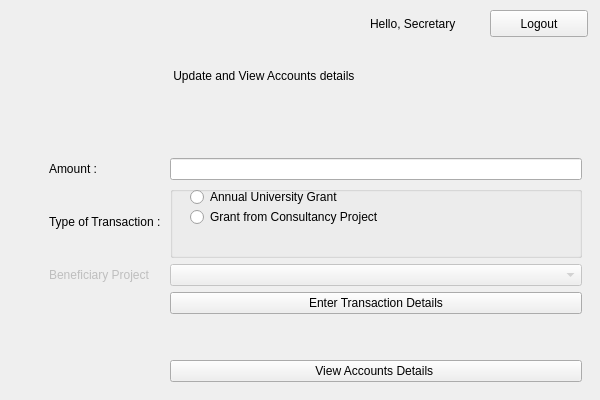
    <widget class="QWidget" name="AccountsPage">
     <widget class="QStackedWidget" name="AccountsStackedWidget">
      <property name="geometry">
       <rect>
        <x>40</x>
        <y>30</y>
        <width>551</width>
        <height>361</height>
       </rect>
      </property>
      <property name="currentIndex">
       <number>0</number>
      </property>
      <widget class="QWidget" name="verticalStackedWidget_3Page1">
       <layout class="QVBoxLayout" name="verticalLayout_2">
        <item>
         <layout class="QGridLayout" name="gridLayout_3">
          <item row="3" column="1">
           <widget class="QGroupBox" name="groupBox_2">
            <property name="title">
             <string/>
            </property>
            <widget class="QRadioButton" name="AccountsUniversityGrantRadio">
             <property name="geometry">
              <rect>
               <x>20</x>
               <y>0</y>
               <width>191</width>
               <height>22</height>
              </rect>
             </property>
             <property name="text">
              <string>Annual University Grant</string>
             </property>
            </widget>
            <widget class="QRadioButton" name="AccountsConsultancyProjectGrantRadio">
             <property name="geometry">
              <rect>
               <x>20</x>
               <y>20</y>
               <width>241</width>
               <height>22</height>
              </rect>
             </property>
             <property name="text">
              <string>Grant from Consultancy Project</string>
             </property>
            </widget>
           </widget>
          </item>
          <item row="4" column="0">
           <widget class="QLabel" name="AccountsProjectLabel">
            <property name="enabled">
             <bool>false</bool>
            </property>
            <property name="text">
             <string>Beneficiary Project</string>
            </property>
           </widget>
          </item>
          <item row="7" column="1">
           <widget class="QPushButton" name="AccountsViewDetailsButton">
            <property name="text">
             <string>View Accounts Details </string>
            </property>
           </widget>
          </item>
          <item row="2" column="1">
           <widget class="QLineEdit" name="AccountsAmountLineEdit">
            <property name="inputMethodHints">
             <set>Qt::ImhDigitsOnly</set>
            </property>
           </widget>
          </item>
          <item row="3" column="0">
           <widget class="QLabel" name="AccountsTypeLabel">
            <property name="text">
             <string>Type of Transaction : </string>
            </property>
           </widget>
          </item>
          <item row="5" column="1">
           <widget class="QPushButton" name="AccountsEnterTransactionButton">
            <property name="text">
             <string>Enter Transaction Details</string>
            </property>
           </widget>
          </item>
          <item row="4" column="1">
           <widget class="QComboBox" name="AccountsProjectsComboBox">
            <property name="enabled">
             <bool>false</bool>
            </property>
           </widget>
          </item>
          <item row="2" column="0">
           <widget class="QLabel" name="AccountsAmountLabel">
            <property name="text">
             <string>Amount : </string>
            </property>
           </widget>
          </item>
          <item row="0" column="1">
           <widget class="QLabel" name="AccountsWelcomeLabel">
            <property name="text">
             <string> Update and View Accounts details</string>
            </property>
           </widget>
          </item>
          <item row="6" column="1">
           <spacer name="verticalSpacer">
            <property name="orientation">
             <enum>Qt::Vertical</enum>
            </property>
            <property name="sizeType">
             <enum>QSizePolicy::Fixed</enum>
            </property>
            <property name="sizeHint" stdset="0">
             <size>
              <width>20</width>
              <height>40</height>
             </size>
            </property>
           </spacer>
          </item>
          <item row="1" column="1">
           <spacer name="verticalSpacer_2">
            <property name="orientation">
             <enum>Qt::Vertical</enum>
            </property>
            <property name="sizeType">
             <enum>QSizePolicy::Fixed</enum>
            </property>
            <property name="sizeHint" stdset="0">
             <size>
              <width>20</width>
              <height>40</height>
             </size>
            </property>
           </spacer>
          </item>
         </layout>
        </item>
       </layout>
      </widget>
      <widget class="QWidget" name="page">
       <widget class="QColumnView" name="AccountsColumnView">
        <property name="geometry">
         <rect>
          <x>5</x>
          <y>21</y>
          <width>541</width>
          <height>341</height>
         </rect>
        </property>
       </widget>
      </widget>
     </widget>
     <widget class="QPushButton" name="secretaryLogoutPushButton_3">
      <property name="geometry">
       <rect>
        <x>490</x>
        <y>10</y>
        <width>98</width>
        <height>27</height>
       </rect>
      </property>
      <property name="text">
       <string>Logout</string>
      </property>
     </widget>
     <widget class="QLabel" name="helloLabel_3">
      <property name="geometry">
       <rect>
        <x>370</x>
        <y>14</y>
        <width>121</width>
        <height>20</height>
       </rect>
      </property>
      <property name="text">
       <string>Hello, Secretary</string>
      </property>
     </widget>
    </widget>
